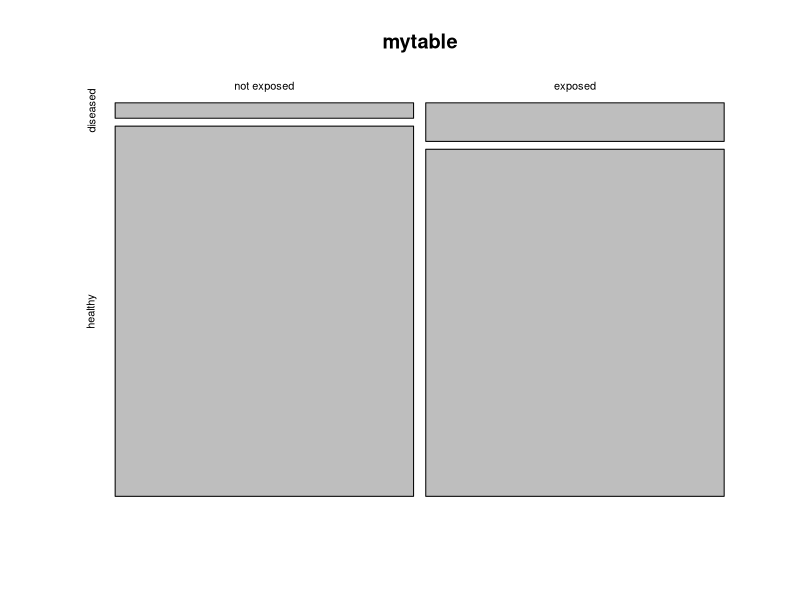
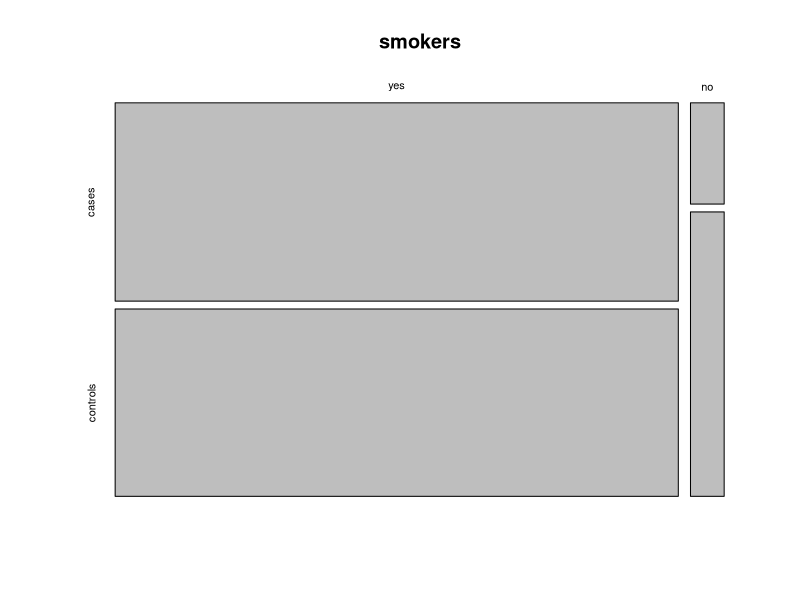
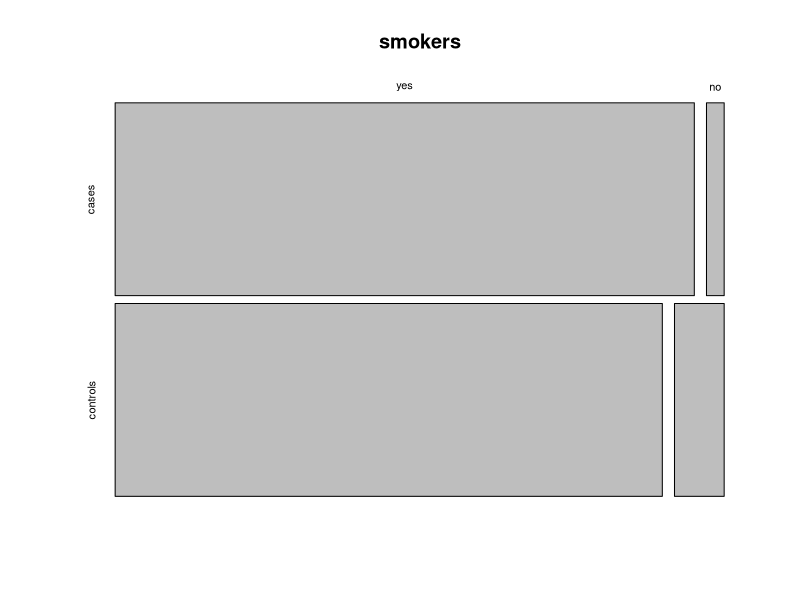
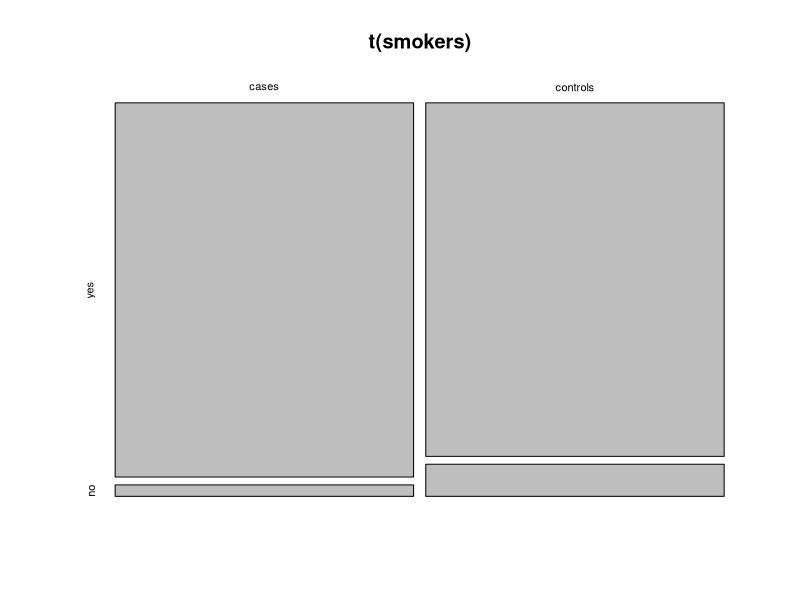
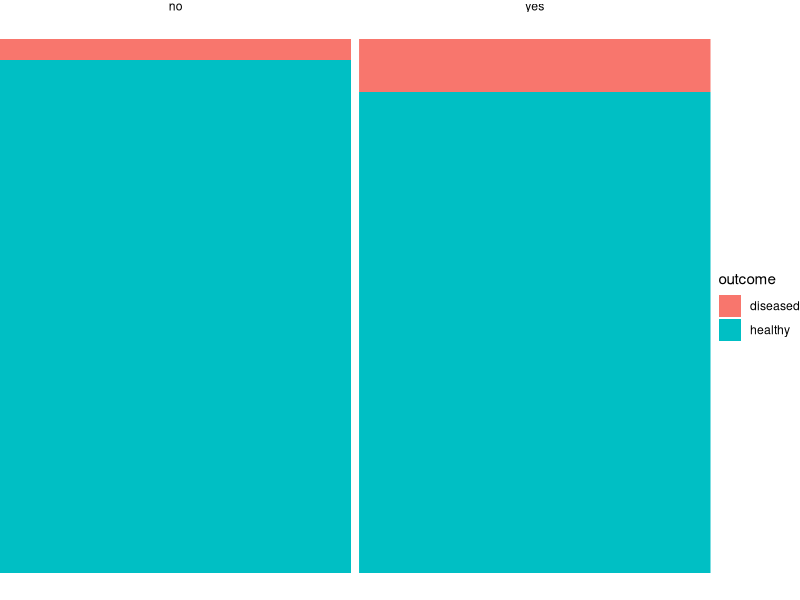

Write R code to recreate these figures, in order.
## ---- chunk 1
mytable <- rbind(c(4,96), c(10,90))
rownames(mytable) <- c("not exposed","exposed")
colnames(mytable) <- c("diseased", "healthy")
## ---- chunk 2
mosaicplot(mytable)
## ---- chunk 3
smokers <- rbind(
  c(688, 650),
  c(21, 59)
)

rownames(smokers) <- c("yes", "no")
colnames(smokers) <- c("cases", "controls")
## ---- chunk 4
mosaicplot(smokers)
## ---- chunk 5
mosaicplot(smokers,
           sort = c(2,1))
## ---- chunk 6
mosaicplot(t(smokers))
## ---- chunk 7
mice <- data.frame(
  exposure = c("yes", "yes", "no", "no"),
  outcome = c("diseased", "healthy", "diseased", "healthy"),
  count = c(10, 90, 4, 96)
)

mice
## ---- chunk 8
library(tidyverse)
mice %>% 
  group_by(exposure) %>% 
  mutate(sumcount = sum(count)) %>% 
  ggplot(aes(x=exposure, y = count, fill=outcome, width=sumcount)) + 
  geom_bar(stat="identity", position = "fill") +
  facet_grid(~exposure, scales = "free_x", space = "free_x")+
  theme_void() 
